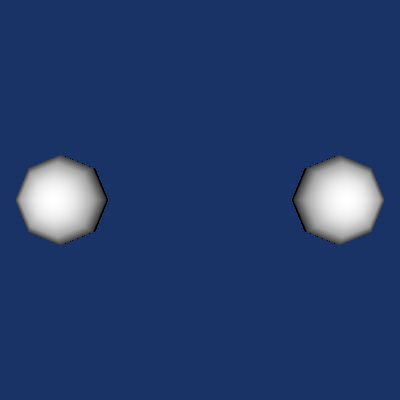

Python code for this plot:
#!/usr/bin/env python

# Demonstrate vtkGroupDataSetsFilter by grouping multiple sources into
# a partitioned dataset collection and rendering the combined result.

# Factory overrides
import vtkmodules.vtkInteractionStyle  # noqa: F401
import vtkmodules.vtkRenderingOpenGL2  # noqa: F401

from vtkmodules.vtkFiltersGeneral import vtkGroupDataSetsFilter
from vtkmodules.vtkFiltersSources import vtkSphereSource
from vtkmodules.vtkImagingCore import vtkRTAnalyticSource
from vtkmodules.vtkRenderingCore import (
    vtkActor,
    vtkCompositePolyDataMapper,
    vtkRenderWindow,
    vtkRenderWindowInteractor,
    vtkRenderer,
)

# Create sources
sphere = vtkSphereSource()
sphere.SetCenter(0, 0, 0)
sphere.Update()

sphere_2 = vtkSphereSource()
sphere_2.SetCenter(3, 0, 0)
sphere_2.Update()

# Group datasets
group = vtkGroupDataSetsFilter()
group.AddInputConnection(sphere.GetOutputPort())
group.AddInputConnection(sphere_2.GetOutputPort())
group.SetInputName(0, "Sphere0")
group.SetInputName(1, "Sphere1")
group.Update()

# Render with composite mapper
mapper = vtkCompositePolyDataMapper()
mapper.SetInputConnection(group.GetOutputPort())

actor = vtkActor()
actor.SetMapper(mapper)

# Renderer
renderer = vtkRenderer()
renderer.AddActor(actor)
renderer.SetBackground(0.1, 0.2, 0.4)

# Window
render_window = vtkRenderWindow()
render_window.AddRenderer(renderer)
render_window.SetSize(400, 400)
render_window.SetWindowName("group datasets")

# Interactor
interactor = vtkRenderWindowInteractor()
interactor.SetRenderWindow(render_window)

# Scene
renderer.ResetCamera()

interactor.Initialize()
interactor.Start()
